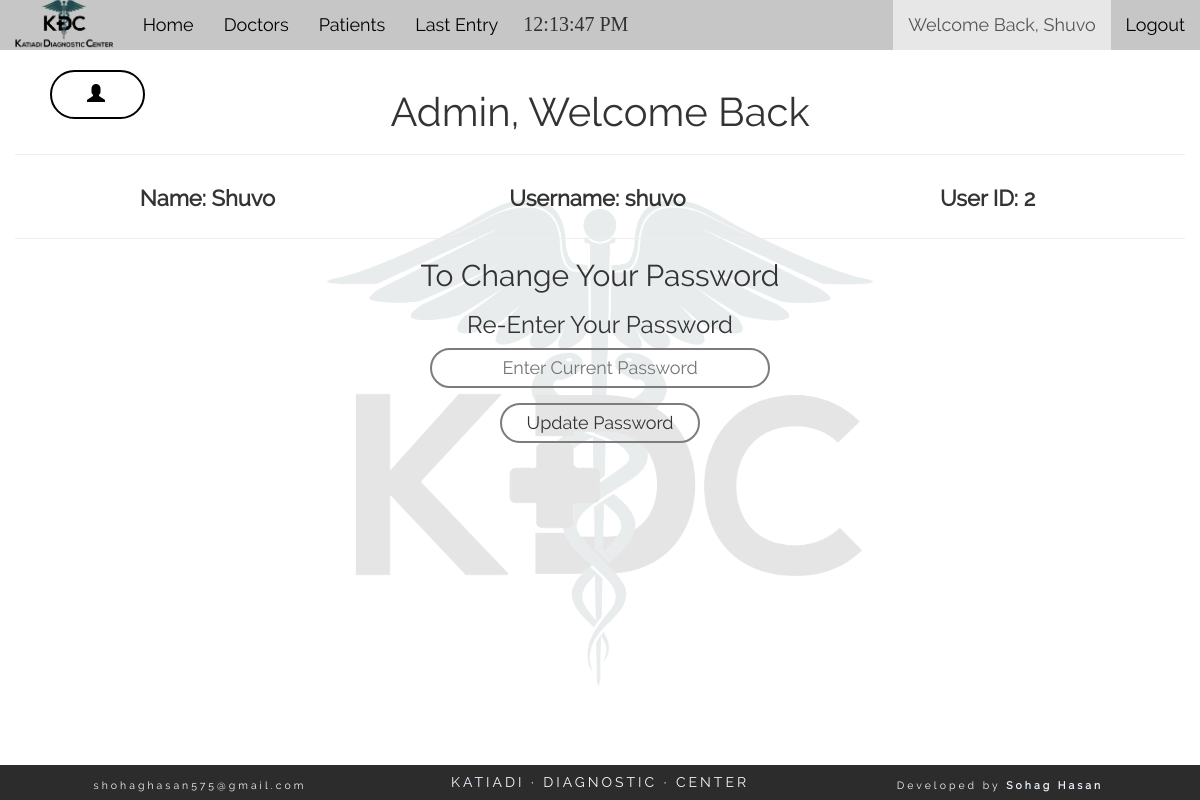
The app's page /user.php?u=shuvo&s=n (signed in) with its own data.
### tables this page shows
CREATE TABLE "users" (
	`id`	INTEGER NOT NULL PRIMARY KEY AUTOINCREMENT,
	`username`	TEXT NOT NULL UNIQUE,
	`pass`	TEXT NOT NULL,
	`role`	TEXT NOT NULL,
	`status`	TEXT NOT NULL,
	`name`	TEXT NOT NULL
);

### user.php (the view, shortened to what this page needs)
<?php
	if(isset($_SESSION['username'])){
	require('config.php');
	$username=$_GET['u'];
	$sel= "SELECT * FROM users WHERE username='$username'";
	$res= $db-> query($sel);
	$data=$res-> fetchArray(SQLITE3_ASSOC);
?>
<section class="container-fluid" id="test_list" >
	<div class="row">
		<div class="col-md-12 text-center" style="position: relative;">
			<h1 class="main_title text-capitalize"><?php echo $data['role']; ?>, Welcome Back</h1>
			<hr>
			<a title="All Users" class="edit_button" style="left: 50px; right:auto; top: 0px;" href="view_user.php"><span class="glyphicon glyphicon-user" aria-hidden="true"></span></a>
		</div>
		<div class="col-md-12 text-center">
			<div class="col-md-4 title"><label style="font-size: 22px!important;" for="">Name: <?php echo $data['name']; ?></label></div>
			<div class="col-md-4 title"><label style="font-size: 22px!important;" for="">Username: <?php echo $data['username']; ?></label></div>
			<div class="col-md-4 title"><label style="font-size: 22px!important;" for="">User ID: <?php echo $data['id']; ?></label></div>
		</div>
		<div class="col-md-12 text-center"><hr>
		<?php
		if($success=$_GET['s']==='s'){
			echo "<h2 class='title'><b style='color:green;'>Password Updated!</b></h2>";
		}else{ ?> <h2 class="title">To Change Your Password</h2><h3>Re-Enter Your Password</h3></div>
		<form method="post">
			<div class="col-md-4"></div>
			<div class="col-md-4">
				<div class="col-md-12 form_row" style="margin-bottom: 15px;"><input class="text-center" type="password" name="pass" placeholder="Enter Current Password" required></div>
				<div class="col-md-12 text-center"><input type="submit" value="Update Password" id="go"></div>
			</div>
			<div class="col-md-4"></div>
		</form>
		<?php } ?>
	</div>
</section>
<section class="text-center col-md-12" style="color: red; font-size: 18px;">
</section>
<?php
	}else{
	header('location: login.php');
	} ?>

### css/style.css (style rules this page uses)
* { font-family: "Raleway-Regular"; }
body { background: url(../pics/bg.png) center center no-repeat; background-size: contain; min-height: 100vh; padding-bottom: 39px; }
a > span { color: black; transition: all ease 400ms; }
.main_title { font-size: 40px !important; }
.title { font-size: 30px; }
.form_row { display: flex; }
select, input { border: 2px solid #7C7C7C; background-color: transparent; border-radius: 36px; padding: 5px 10px; outline: 0px; flex: 1; font-size: 18px!important; }
label, a { font-size: 18px !important; line-height: 25px; padding: 0px 5px 0px 0px; }
#go { transition: 200ms ease; padding-left: 25px; padding-right: 25px; }
.edit_button { position: absolute; top: -85px; right: 50px; border: 2px solid #000; border-radius: 25px; padding: 10px 35px; text-transform: uppercase; transition: all ease 200ms; letter-spacing: 3px; }

### records on screen
users: role "Admin", name "Shuvo", username "shuvo", id "2"

### other values on screen
$_SESSION['username'] "Shuvo"
